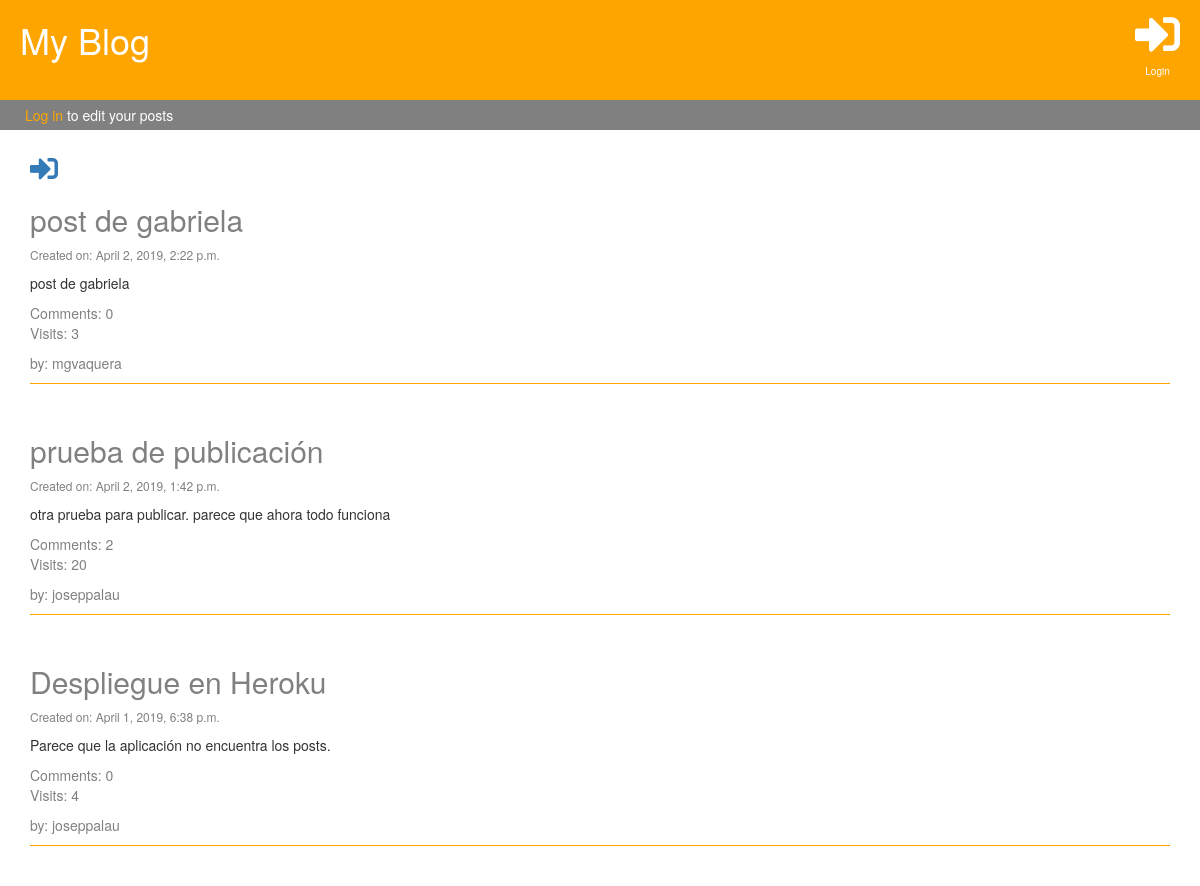
Before: / (upper part) with the older database file.
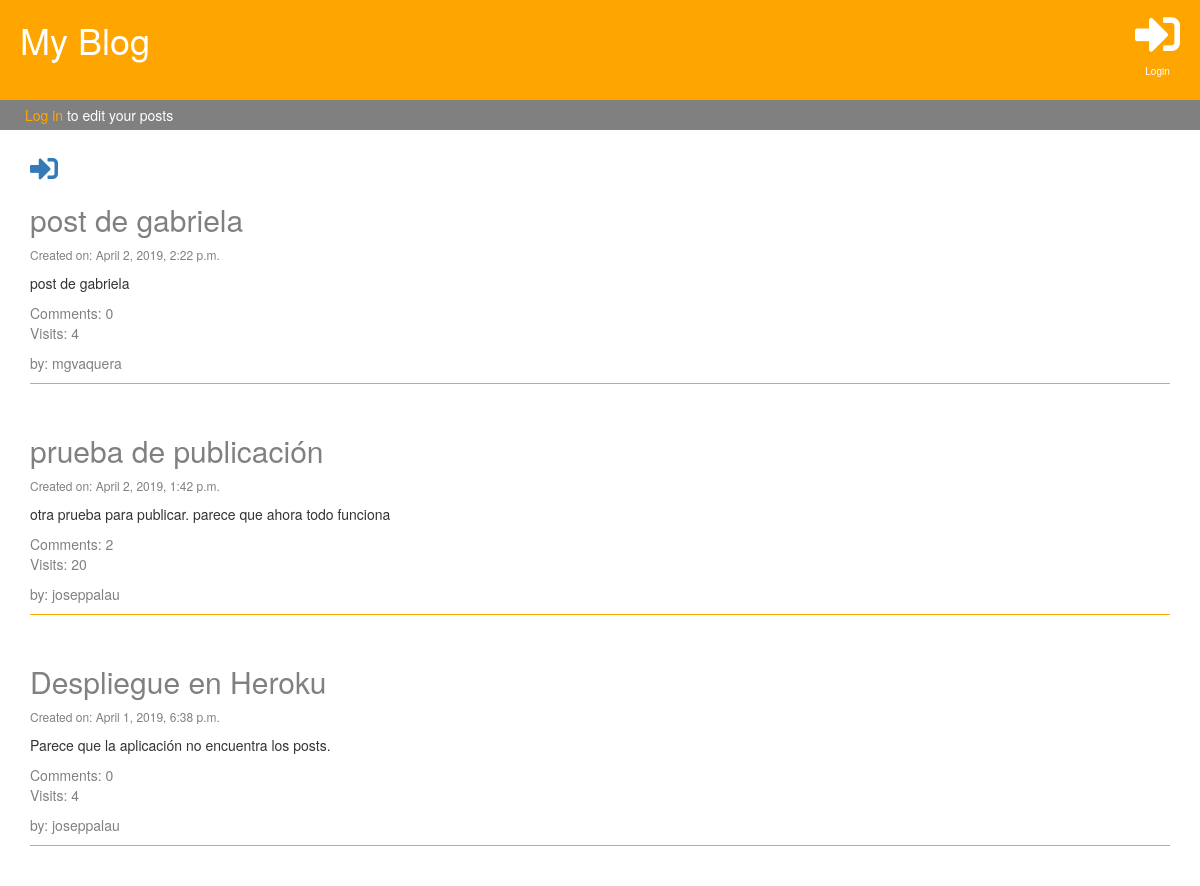
After: the same page with the newer database file.
### blog/models.py (models this page shows, shortened)
class Post(models.Model):
    author = models.ForeignKey('auth.User', on_delete=models.CASCADE)
    title = models.CharField(max_length=200)
    post_text = models.TextField(default=" ")
    created_date = models.DateTimeField(default=timezone.now)
    published_date = models.DateTimeField(blank=True, null=True)
    visits = models.PositiveIntegerField(default=0)
    num_comments = models.PositiveIntegerField(default=0)

### blog/views.py (the view)
# urls.py: path('', views.post_list, name='post_list'),
def post_list(request):
    posts = Post.objects.filter(published_date__lte=timezone.now()).order_by('-published_date')
    stuff_frontend = {'posts': posts}
    return render(request, 'blog/post_list.html', stuff_frontend)

### blog/templates/blog/post_list.html (shortened to what this page needs)
{% extends 'blog/base.html' %}
{% block content %}
        {% if user.is_authenticated %}
             <a href="/post/new"><i class="fas fa-plus fa-2x"></i></a>
             <a href="{% url 'post_draft' %}"><i class="fab fa-firstdraft fa-2x"></i></a>
             <a href="/accounts/logout"><i class="fas fa-sign-out-alt fa-2x"></i></a>
        {% else %}
            <a href="/accounts/login"><i class="fas fa-sign-in-alt fa-2x"></i></a>
        {% endif %}
      {% for post in posts %}
      <div class="post">
          <h2><a href="post/{{post.pk}}">{{ post.title }}</a></h2>
          <div class="date">
              <p>Created on: {{ post.published_date }}</p>
          </div>
          <p>{{ post.post_text }}</p>
          <a href="{% url 'post_detail' pk=post.pk  %}">Comments: {{post.comments.count}}</a>
          <p style="color:grey">Visits: {{ post.visits }}</p>
          <p style="color:grey">by: {{post.author}}</p>
      </div>
      {% endfor %}
{% endblock %}

### blog/templates/blog/base.html (shortened to what this page needs)
{% load staticfiles %}
<!DOCTYPE html>
<html lang="en">
<head>
    <link rel="stylesheet" href="https://maxcdn.bootstrapcdn.com/bootstrap/3.3.7/css/bootstrap.min.css">
    <link rel="stylesheet" href="{% static 'css/style.css' %}">
    <link rel="stylesheet" href="https://use.fontawesome.com/releases/v5.6.1/css/all.css">
</head>
<body>
<div class = "page-header">
    <h1><a href="/">My Blog</a></h1>
    <ul>
        {% if user.is_authenticated %}
            <li>
                <a href="/post/new"><i class="fas fa-plus"></i></a>
                <p>Add Post</p>
            </li>
            <li>
                <a href="{% url 'post_draft' %}"><i class="fab fa-firstdraft"></i></a>
                <p>Drafts</p>
            </li>
            <li>
                <a href="/accounts/logout"><i class="fas fa-sign-out-alt"></i></a>
                <p>Logout</p>
            </li>
        {% else %}
            <li>
                <a href="/accounts/login"><i class="fas fa-sign-in-alt"></i></a>
                <p>Login</p>
            </li>
        {% endif %}
    </ul>
</div>
<div class="nav-user">
    {% if user.is_authenticated %}
        <p><span style="color:orange">{{user.username}}</span> in the blog</p>
    {% else %}
        <p><a href="/accounts/login">Log in</a> to edit your posts</p>
    {% endif %}
</div>
<div class="container">
    {% block content %}
    {% endblock %}
</div>
</body>
</html>

### blog/static/css/style.css (style rules this page uses)
.page-header { background-color: orange; height:100px; width:100%; font-size: 45px; margin-top:0px; vertical-align:middle; margin-bottom:0px; border-bottom:1px solid orange; }
.page-header h1 { display:inline-block; width: 200px; padding-left:20px; }
.page-header a { color:white; align:center; }
.page-header ul { list-style-type: none; width:500px; display:inline-block; vertical-align:middle; height:100px; float:right; padding-right:15px; }
.page-header ul li { float:right; display:inline-block; height:100px; vertical-align:middle; margin-left:10px; margin-right:5px; }
.page-header ul li p { color:white; font-size:10px; text-align:center; }
.nav-user { height:30px; align-items:center; margin-bottom:25px; background-color:grey; color:white; padding-left:25px; }
.nav-user p { padding-top:5px; }
.nav-user a { color:orange; }
.container { width:75% margin:0 auto; }
.post { margin-bottom:50px; border-bottom:0.5px solid orange; }
.post a, h2, h1 { color:grey; }
.date { font-size:12px; color:grey; }

Changed rows visible on the page:
changed Post "post de gabriela": visits "3" → "4"
